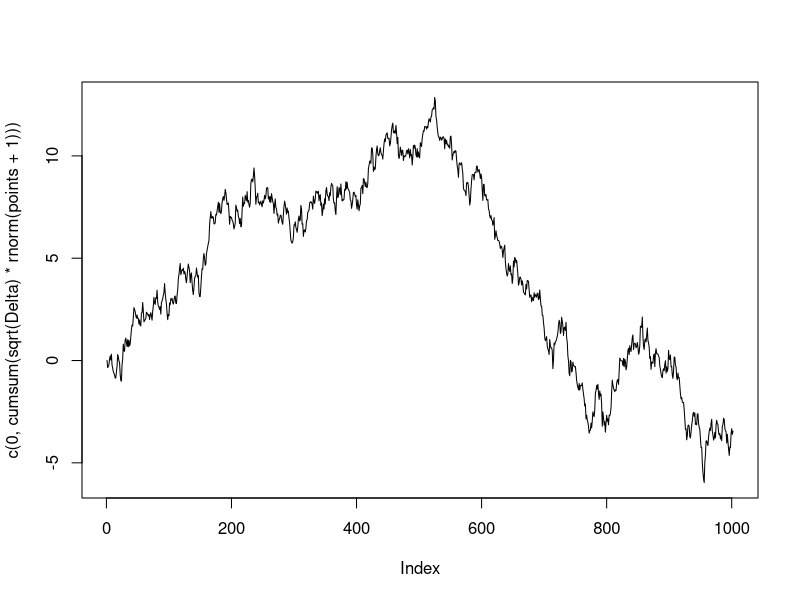
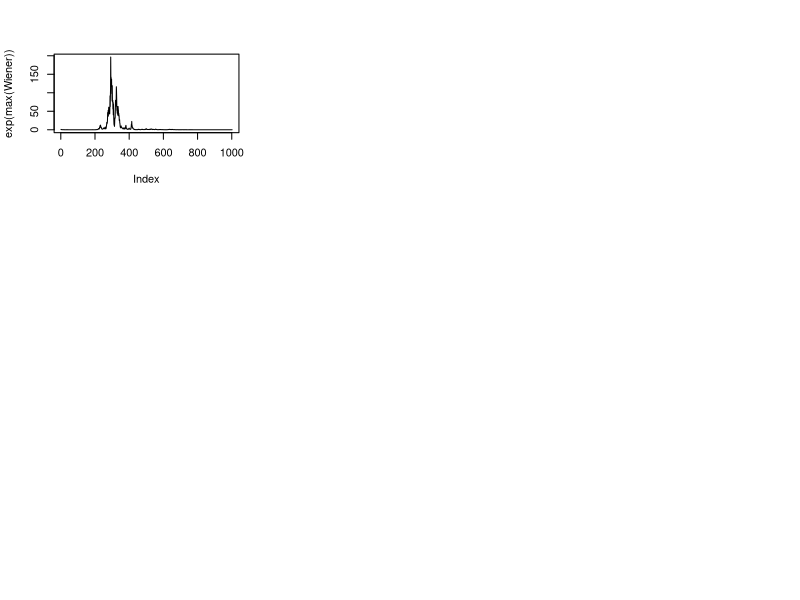

Recreate these plots in R, in order. (Note: this script raises an error after producing the figures.)
Max_from_Wiener_on_interval <- function(interval_end=1,points=100){
   Delta <- interval_end/points
   # time increment
   W <- numeric(points+1)
   # initialization of the vector W approximating 
   # Wiener process
   t <- seq(0,interval_end, length=points+1)
   return(max(c(0, cumsum( sqrt(Delta) * rnorm(points+1)))))
}

Plot_Wiener_on_interval <- function(interval_end=1,points=100,...){
      Delta <- interval_end/points

      W <- numeric(points+1)


      t <- seq(0,interval_end, length=points+1)
      plot(c(0, cumsum( sqrt(Delta) * rnorm(points+1))), type="l",...)
}

Plot_exp_from_Wiener_on_interval <- function(interval_end=1,points=100,...){
   Delta <- interval_end/points
   
   W <- numeric(points+1)
   
   
   t <- seq(0,interval_end, length=points+1)
   plot(exp(c(0, cumsum( sqrt(Delta) * rnorm(points+1)))), type="l",...)
}

Max_from_Wiener_on_interval(1,100)
Plot_Wiener_on_interval(100,1000)
par(mfrow=c(3,3))
Plot_exp_from_Wiener_on_interval(100,1000, ylab="exp(max(Wiener))")
exp(Max_from_Wiener_on_interval(100,100))

Take_expected_value <- function(interval_end=1, points=100,copy_number=1000){
return(
   mean(
      exp(
         replicate(copy_number,Max_from_Wiener_on_interval(interval_end,points))
         )
      )
   )

}

Take_expected_value(10000,1,1000)

system.time({
   Take_expected_value(100000,1,1000)
})
#użytkownik     system   upłynęło 
#13.17       0.00      13.35

cl <- makeCluster(detectCores())
clusterEvalQ(cl, # sending Ma_from's definition to all nodes
             Max_from_Wiener_on_interval <- function(interval_end=1,points=100){
                                             Delta <- interval_end/points
                                             W <- numeric(points+1)
                                             t <- seq(0,interval_end, 
                                                      length=points+1)
                        return(max(c(0, cumsum( sqrt(Delta) * rnorm(points+1)))))
})

system.time({
m <- parLapply(cl, 1:100,Take_expected_value, copy_number=100000,points=1000)
})
#użytkownik     system   upłynęło x=1
#0.00       0.00       4.04


#użytkownik     system   upłynęło x=1:100
#0.02       0.04     394.95 

system.time({
   s <- lapply(1:100,Take_expected_value, copy_number=1000,points=100)
})
unlist(s)



k <- numeric(100)
for (i in 1:100){
k[i] <- Take_expected_value(1000,i,100)
}

plot(1:100,k-unlist(s), ylim=c(-500000,500000))

stopCluster(cl)

